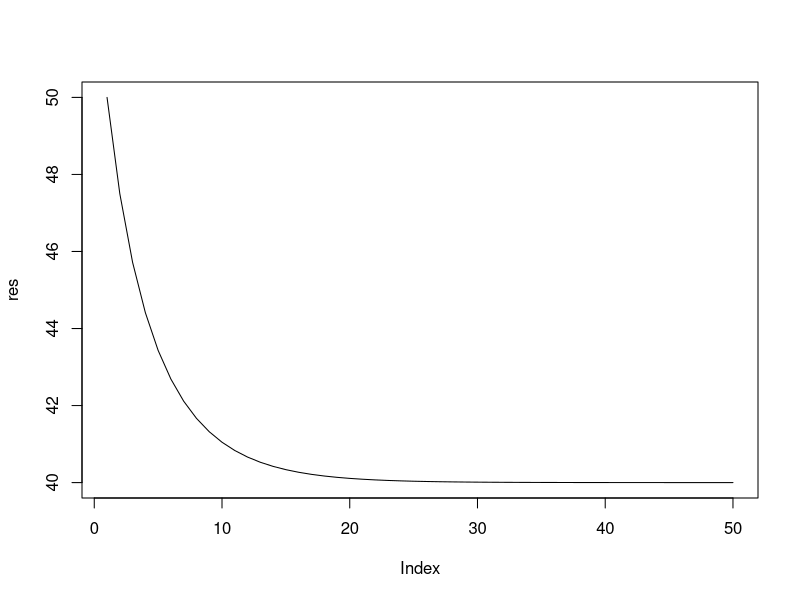

The R script that drew this image: (Note: this script raises an error after producing the figure.)
#Exercise 1 
#a
#Set your parameters
g=0.8
K=100
f=0.3
N0 = 50
t=50

#create a function called mypop
mypop = function(g, K, f, N0, t){

#create a vector to store population sizes and yield
pop = rep(0, t)
yield = rep(0, t)

#Set initial population size and yield
pop[1] = N0
yield[1]=N0*f

#Run loop to calculate our population growth model
for(n in 2:t){
  pop[n] = pop[n-1] + g*pop[n-1]*(1-pop[n-1]/K) - f*pop[n-1]
  yield[n] = pop[n]*f
  #print(pop[n])
  }
#return(cbind(pop, yield))
return(pop)
}
#call our mypop function
res = mypop(g=0.5, K=100, f=0.3, N0=50, t=50)

#plot the resulting population size
plot(res, type="l")

#b
#create a vector of fishing mortalities
f.sim = seq(0, 1, by=0.1)

#create a vector to store our population
pop = matrix(0, t, length(f.sim))

#set initial population size
pop[1,] = N0

#Run the loop through the matrix to calculate population size over time for each fishing mortality
for(n in 2:nrow(x)){
  for(i in 1:ncol(x)){
    pop[n, i] = pop[n-1, i] + g*pop[n-1, i]*(1-pop[n-1, i]/K) - f.sim[i]*pop[n-1, i]
    }
}
#plot our matrix
matplot(pop, type="l")

#Use the mypop function to create the population matrix
for(n in 1:length(f.sim)){
  res = mypop(g=0.5, K=100, f=f.sim[n], N0=10, t=50)
  if(n==1){out=res}else{out = cbind(out, res)}
}

matplot(out, type="l")

###Lets vectorize!
mypop.vectorize = function(g, K, N0, t){
  
  #Create a vector for pop
  pop = rep(0, length(f.sim))
  #Set initial population sizes
  pop[] = N0
  #Create a vector to store our output
  out=pop
  
  #Create a vector to store total yield
  sum.yield = f.sim*pop
  
  #Plot population size for each fishing mortality
  plot(pop~f.sim, type="l", ylim=c(0, 100))
  
  #Run a loop over all time steps
  for(n in 2:t){
    #print(pop)
    #population growth
    surplus = g*pop*(1-pop/K)
    
    #fishing
    fishing = f.sim*pop
    
    #update our population size
    pop = pop + surplus - fishing
    
    #sum of yield
    sum.yield = sum.yield + fishing
    
    #Add lines to the plot
    lines(pop~f.sim)
    
    #Build an output matrix
    out=rbind(out, pop)
    }
  #return(pop)
  return(out)
}

#Test our function
res = mypop.vectorize(g=0.5, K=100, N0=50, t=50)

#plot our output matrix
matplot(res, type="l")

#Exercise 2

#Create our spatial population model
mypop.patches = function(g, K, f1, f2, N0, t, d, L){
  
  #Create a matrix to store pop
  pop = matrix(0, t, L)
  
  #Set initial population sizes
  pop[1,] = N0
  
  #Create a vector to store fishing mortality in each patch
  f.patches = c(rep(f1, L/2), rep(f2, L/2))
  
  #Loop over our population matrix
  for(n in 2:nrow(pop)){
    for(i in 1:ncol(pop)){
      if(i==1){
        pop[n, i] = pop[n-1, i] + g*pop[n-1, i]*(1-pop[n-1, i]/K) - f.patches[i]*pop[n-1, i] -
        d/2*pop[n-1,i] + d/2*pop[n-1, i+1]}
      else{
        if(i==L){
        pop[n, i] = pop[n-1, i] + g*pop[n-1, i]*(1-pop[n-1, i]/K) - f.patches[i]*pop[n-1, i] -
          d/2*pop[n-1,i] + d/2*pop[n-1, i-1]}
        else{
          pop[n, i] = pop[n-1, i] + g*pop[n-1, i]*(1-pop[n-1, i]/K) - f.patches[i]*pop[n-1, i] -
            d*pop[n-1,i] + d/2*pop[n-1, i-1] + d/2*pop[n-1, i+1]
        }
      }
    }
   }
  
  #return(cbind(pop, yield))
  return(pop)
}

#Test if our model works
res = mypop.patches(g=0.5, K=100, f1=0.3, f2=0.6, N0=50, t=50, d=0.2, L=10)
